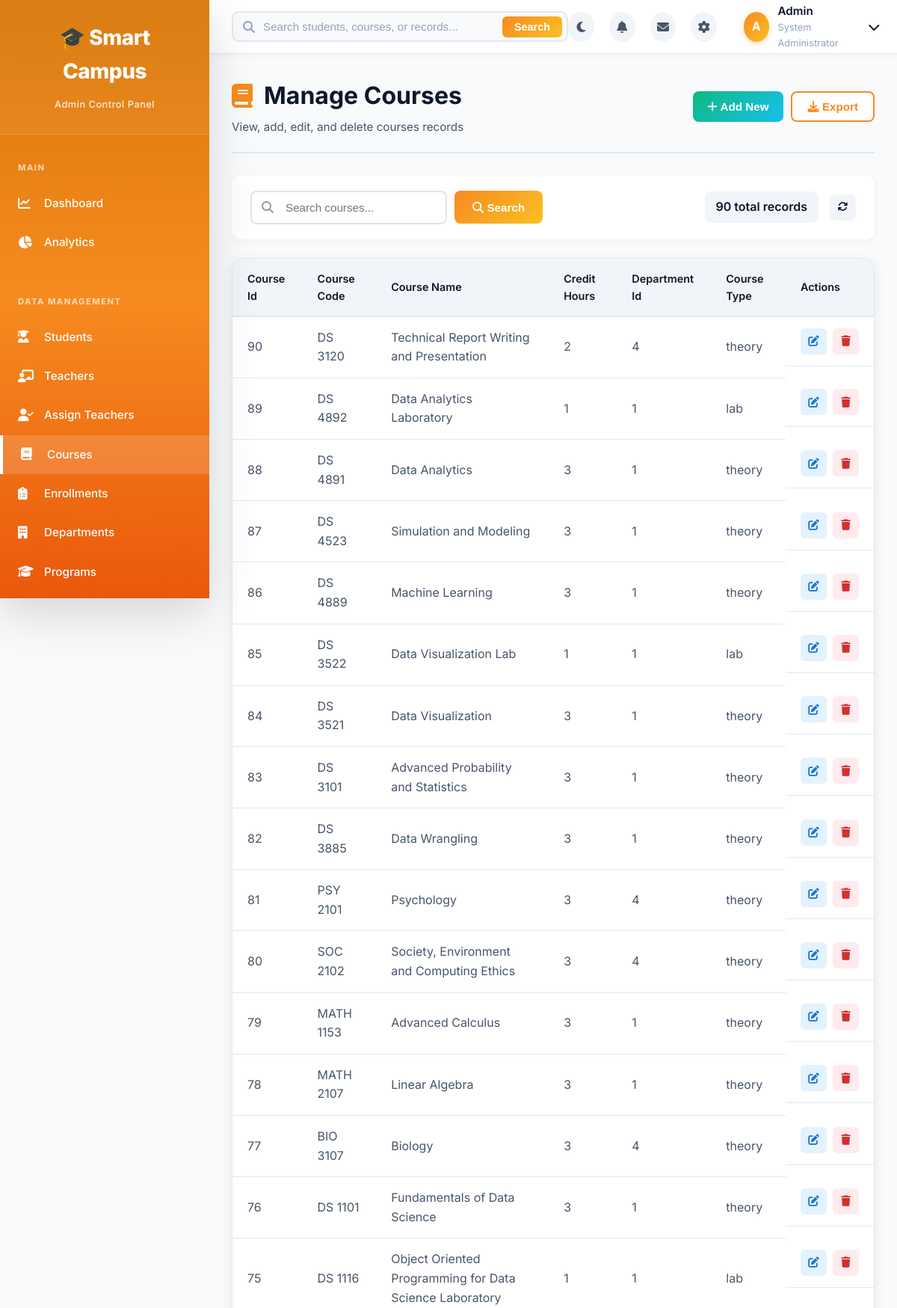
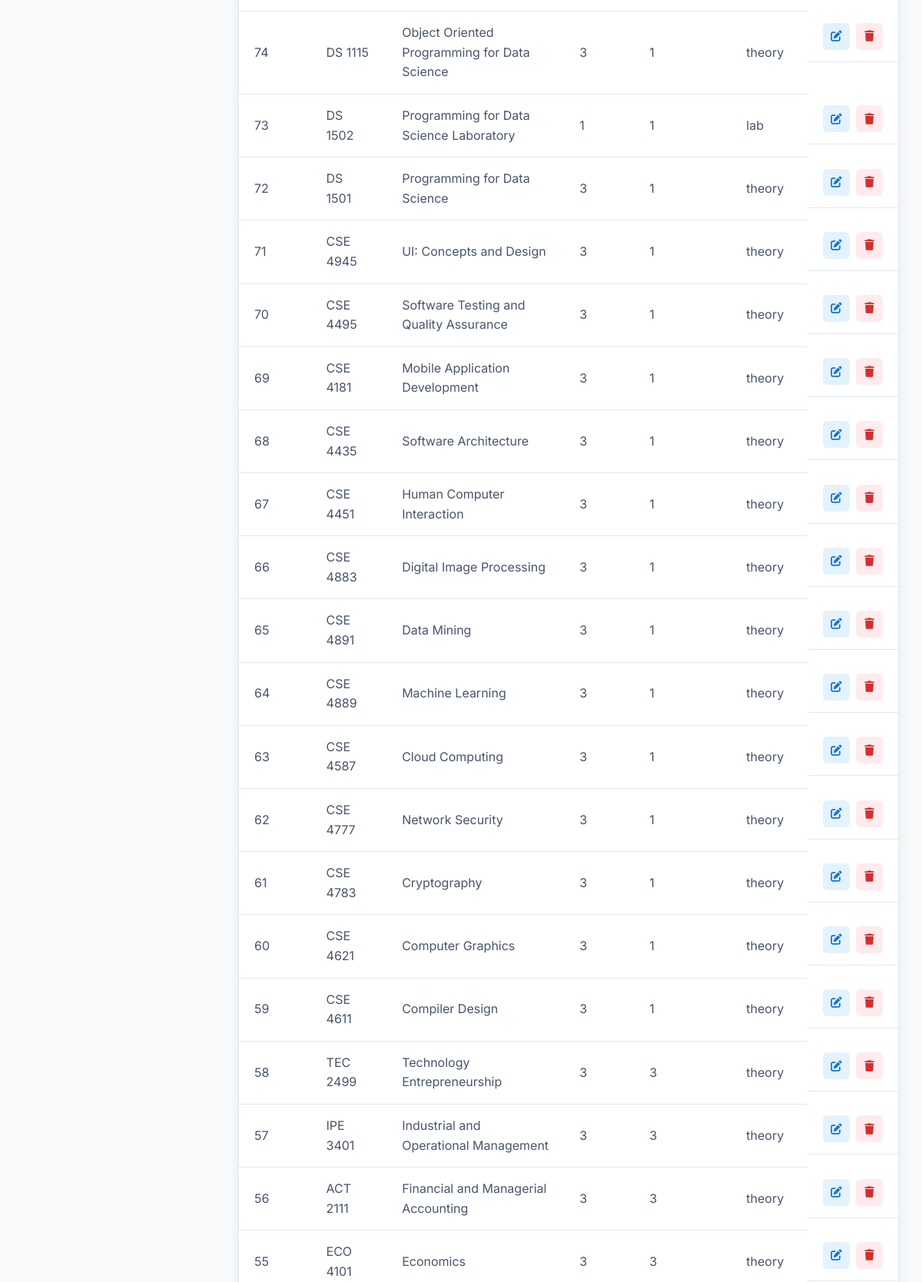
The page /admin/manage.php?table=courses (signed in, upper part) on the database its author committed (2 pictures, top to bottom).
### tables this page shows
CREATE TABLE `courses` (
  `course_id` int(11) NOT NULL,
  `course_code` varchar(20) NOT NULL,
  `course_name` varchar(200) NOT NULL,
  `credit_hours` int(11) NOT NULL,
  `department_id` int(11) NOT NULL,
  `course_type` enum('theory','lab','project') DEFAULT 'theory',
  `description` text DEFAULT NULL,
  `created_at` timestamp NOT NULL DEFAULT current_timestamp()
);

### admin/manage.php (the view, shortened to what this page needs)
<?php
require_once('../config/database.php');
$table = $_GET['table'] ?? 'students';
$config = $table_config[$table];
$search = $_GET['search'] ?? '';
$page = isset($_GET['page']) ? (int)$_GET['page'] : 1;
$per_page = 50;
$offset = ($page - 1) * $per_page;
$where_clause = '';
$count_query = "SELECT COUNT(*) as total FROM $table $where_clause";
$total_records = $conn->query($count_query)->fetch_assoc()['total'];
$query = "SELECT * FROM $table $where_clause ORDER BY {$config['primary_key']} DESC LIMIT $per_page OFFSET $offset";
$result = $conn->query($query);
?>
<!DOCTYPE html>
<html lang="en">
<head>
    <link rel="stylesheet" href="assets/css/admin-style.css">
    <link rel="stylesheet" href="assets/css/manage-style.css">
    <link rel="stylesheet" href="https://cdnjs.cloudflare.com/ajax/libs/font-awesome/6.4.0/css/all.min.css">
</head>
<body>
    <?php include 'includes/sidebar.php'; ?>
    <div class="main-content">
        <?php include 'includes/topbar.php'; ?>
        <div class="dashboard-container">
            <div class="page-header">
                <div>
                    <h1><i class="fas <?php echo $config['icon']; ?>"></i> Manage <?php echo $config['title']; ?></h1>
                    <p class="subtitle">View, add, edit, and delete <?php echo strtolower($config['title']); ?> records</p>
                </div>
                <div class="header-actions">
                    <button class="btn btn-success" onclick="window.location.href='manage.php?table=<?php echo $table; ?>&action=add';">
                        <i class="fas fa-plus"></i> Add New
                    </button>
                    <button class="btn btn-outline" onclick="exportData()">
                        <i class="fas fa-download"></i> Export
                    </button>
                </div>
            </div>
            <div class="toolbar">
                <form method="GET" action="manage.php" style="display: flex; gap: 10px; align-items: center;">
                    <div class="search-bar">
                        <i class="fas fa-search"></i>
                        <input type="text" name="search" id="searchInput" placeholder="Search <?php echo strtolower($config['title']); ?>..."
                               value="<?php echo htmlspecialchars($search); ?>">
                    </div>
                    <button type="submit" class="btn btn-primary" style="padding: 10px 24px; border-radius: 8px; white-space: nowrap; height: 44px;">
                        <i class="fas fa-search"></i> Search
                    </button>
                </form>
                <div class="toolbar-actions">
                    <?php if ($search): ?>
                        <span class="record-count" style="color: #007bff; font-weight: bold;">
                            <?php echo number_format($total_records); ?> result<?php echo $total_records != 1 ? 's' : ''; ?> found
                        </span>
                    <?php else: ?>
                        <span class="record-count"><?php echo number_format($total_records); ?> total records</span>
                    <?php endif; ?>
                    <button class="btn-icon" onclick="location.reload()" title="Refresh">
                        <i class="fas fa-sync-alt"></i>
                    </button>
                </div>
            </div>
            <div class="table-card">
                <div class="table-responsive">
                    <table class="data-table" id="dataTable">
                        <thead>
                            <tr>
                                <?php foreach ($config['display_fields'] as $field): ?>
                                    <th><?php echo ucwords(str_replace('_', ' ', $field)); ?></th>
                                <?php endforeach; ?>
                                <th class="text-center">Actions</th>
                            </tr>
                        </thead>
                        <tbody>
                            <?php if ($result && $result->num_rows > 0): ?>
                                <?php while($row = $result->fetch_assoc()): ?>
                                    <tr>
                                        <?php foreach ($config['display_fields'] as $field): ?>
                                            <td>
                                                <?php
                                                $value = $row[$field] ?? '';
                                                if ($field === 'status') {
                                                    $status_class = $value === 'active' || $value === 'enrolled' || $value === 'approved' ? 'success' :
                                                                   ($value === 'pending' ? 'warning' : 'danger');
                                                    echo "<span class='badge badge-$status_class'>" . ucfirst($value) . "</span>";
                                                } elseif ($field === 'is_current' || strpos($field, 'is_') === 0) {
                                                    echo $value ? '<span class="badge badge-success">Yes</span>' : '<span class="badge badge-secondary">No</span>';
                                                } elseif (strpos($field, 'date') !== false || strpos($field, 'time') !== false) {
                                                    echo $value ? date('M d, Y', strtotime($value)) : '-';
                                                } else {
                                                    echo htmlspecialchars($value);
                                                }
                                                ?>
                                            </td>
                                        <?php endforeach; ?>
                                        <td class="text-center action-buttons">
                                            <button class="btn-action btn-edit" onclick="window.location.href='manage.php?table=<?php echo $table; ?>&action=edit&id=<?php echo $row[$config['primary_key']]; ?>';" title="Edit">
                                                <i class="fas fa-edit"></i>
                                            </button>
                                            <button class="btn-action btn-delete" onclick="if(confirm('Are you sure you want to delete this record?')) { window.location.href='manage.php?table=<?php echo $table; ?>&action=delete&id=<?php echo $row[$config['primary_key']]; ?>'; }" title="Delete">
                                                <i class="fas fa-trash"></i>
                                            </button>
                                        </td>
                                    </tr>
                                <?php endwhile; ?>
                            <?php endif; ?>
                        </tbody>
                    </table>
                </div>
            </div>
        </div>
    </div>
</body>
</html>

### admin/assets/css/admin-style.css (style rules this page uses)
:root { --primary: #f68b1f; --primary-dark: #ea580c; --primary-light: #fbbf24; --secondary: #fbbf24; --success: #10b981; --danger: #ef4444; --warning: #f59e0b; --info: #3b82f6; --bg-primary: #f8fafc; --bg-secondary: #ffffff; --bg-tertiary: #f1f5f9; --text-primary: #0f172a; --text-secondary: #475569; --text-muted: #94a3b8; --border-color: #e2e8f0; --card-bg: #ffffff; --card-border: #e2e8f0; --dark: #0f172a; --dark-secondary: #1e293b; --light: #f1f5f9; --white: #ffffff; --sidebar-width: 280px; --topbar-height: 72px; --transition: all 0.3s cubic-bezier(0.34, 1.56, 0.64, 1); --transition-smooth: all 0.3s ease; --shadow-sm: 0 2px 8px rgba(0,0,0,0.04); --shadow-md: 0 4px 16px rgba(0,0,0,0.08); --shadow-lg: 0 10px 40px rgba(0,0,0,0.12); --shadow-xl: 0 20px 60px rgba(0,0,0,0.15); --glass-bg: rgba(255, 255, 255, 0.7); --glass-border: rgba(255, 255, 255, 0.3); }
* { margin: 0; padding: 0; box-sizing: border-box; }
body { font-family: 'Inter', -apple-system, BlinkMacSystemFont, 'Segoe UI', sans-serif; background: var(--bg-primary); color: var(--text-primary); line-height: 1.6; -webkit-font-smoothing: antialiased; -moz-osx-font-smoothing: grayscale; transition: background-color 0.3s ease, color 0.3s ease; }
.main-content { margin-left: var(--sidebar-width); margin-top: var(--topbar-height); padding: 30px; min-height: calc(100vh - var(--topbar-height)); background: var(--bg-primary); transition: background 0.3s ease; }
.dashboard-container { max-width: 1400px; margin: 0 auto; }
.page-header { display: flex; justify-content: space-between; align-items: center; margin-bottom: 30px; padding-bottom: 20px; border-bottom: 2px solid var(--border-color); }
.page-header h1 { font-size: 2em; color: var(--text-primary); display: flex; align-items: center; gap: 15px; transition: color 0.3s ease; }
.page-header h1 i { color: var(--primary); }
.subtitle { color: var(--text-secondary); font-size: 0.95em; margin-top: 5px; }
.header-actions { display: flex; gap: 10px; }
.table-card { background: var(--card-bg); border: 1px solid var(--card-border); border-radius: 16px; box-shadow: var(--shadow-md); overflow: hidden; transition: all 0.3s ease; }
.table-responsive { overflow-x: auto; }
.data-table { width: 100%; border-collapse: collapse; }
.data-table thead { background: var(--bg-tertiary); }
.data-table th { padding: 15px 20px; text-align: left; font-weight: 600; color: var(--text-primary); border-bottom: 2px solid var(--border-color); font-size: 0.9em; }
.data-table td { padding: 15px 20px; border-bottom: 1px solid var(--border-color); color: var(--text-secondary); }
.data-table tbody tr { transition: var(--transition); background: var(--card-bg); }
.text-center { text-align: center; }
.btn { display: inline-block; padding: 10px 20px; border: none; border-radius: 8px; font-size: 0.95em; font-weight: 600; cursor: pointer; transition: var(--transition); text-decoration: none; text-align: center; }
.btn-primary { background: linear-gradient(135deg, var(--primary) 0%, var(--secondary) 100%); color: white; }
.btn-outline { background: white; color: var(--primary); border: 2px solid var(--primary); }
.btn-icon { width: 35px; height: 35px; padding: 0; display: flex; align-items: center; justify-content: center; background: var(--light); color: var(--dark); border: none; border-radius: 8px; cursor: pointer; transition: var(--transition); }
.action-buttons { display: grid; grid-template-columns: repeat(auto-fit, minmax(150px, 1fr)); gap: 15px; }

### rows shown on the page
courses: course_id "90", course_code "DS 3120", course_name "Technical Report Writing and Presentation", credit_hours "2", department "4", course_type "theory"
courses: course_id "89", course_code "DS 4892", course_name "Data Analytics Laboratory", credit_hours "1", department "1", course_type "lab"
courses: course_id "88", course_code "DS 4891", course_name "Data Analytics", credit_hours "3", department "1", course_type "theory"
courses: course_id "87", course_code "DS 4523", course_name "Simulation and Modeling", credit_hours "3", department "1", course_type "theory"
courses: course_id "86", course_code "DS 4889", course_name "Machine Learning", credit_hours "3", department "1", course_type "theory"
courses: course_id "85", course_code "DS 3522", course_name "Data Visualization Lab", credit_hours "1", department "1", course_type "lab"
courses: course_id "84", course_code "DS 3521", course_name "Data Visualization", credit_hours "3", department "1", course_type "theory"
courses: course_id "83", course_code "DS 3101", course_name "Advanced Probability and Statistics", credit_hours "3", department "1", course_type "theory"
courses: course_id "82", course_code "DS 3885", course_name "Data Wrangling", credit_hours "3", department "1", course_type "theory"
courses: course_id "81", course_code "PSY 2101", course_name "Psychology", credit_hours "3", department "4", course_type "theory"
courses: course_id "80", course_code "SOC 2102", course_name "Society, Environment and Computing Ethics", credit_hours "3", department "4", course_type "theory"
courses: course_id "79", course_code "MATH 1153", course_name "Advanced Calculus", credit_hours "3", department "1", course_type "theory"
courses: course_id "78", course_code "MATH 2107", course_name "Linear Algebra", credit_hours "3", department "1", course_type "theory"
courses: course_id "77", course_code "BIO 3107", course_name "Biology", credit_hours "3", department "4", course_type "theory"
courses: course_id "76", course_code "DS 1101", course_name "Fundamentals of Data Science", credit_hours "3", department "1", course_type "theory"
courses: course_id "75", course_code "DS 1116", course_name "Object Oriented Programming for Data Science Laboratory", credit_hours "1", department "1", course_type "lab"
courses: course_id "74", course_code "DS 1115", course_name "Object Oriented Programming for Data Science", credit_hours "3", department "1", course_type "theory"
courses: course_id "73", course_code "DS 1502", course_name "Programming for Data Science Laboratory", credit_hours "1", department "1", course_type "lab"
courses: course_id "72", course_code "DS 1501", course_name "Programming for Data Science", credit_hours "3", department "1", course_type "theory"
courses: course_id "71", course_code "CSE 4945", course_name "UI: Concepts and Design", credit_hours "3", department "1", course_type "theory"
courses: course_id "70", course_code "CSE 4495", course_name "Software Testing and Quality Assurance", credit_hours "3", department "1", course_type "theory"
courses: course_id "69", course_code "CSE 4181", course_name "Mobile Application Development", credit_hours "3", department "1", course_type "theory"
courses: course_id "68", course_code "CSE 4435", course_name "Software Architecture", credit_hours "3", department "1", course_type "theory"
courses: course_id "67", course_code "CSE 4451", course_name "Human Computer Interaction", credit_hours "3", department "1", course_type "theory"
courses: course_id "66", course_code "CSE 4883", course_name "Digital Image Processing", credit_hours "3", department "1", course_type "theory"
courses: course_id "65", course_code "CSE 4891", course_name "Data Mining", credit_hours "3", department "1", course_type "theory"
courses: course_id "64", course_code "CSE 4889", course_name "Machine Learning", credit_hours "3", department "1", course_type "theory"
courses: course_id "63", course_code "CSE 4587", course_name "Cloud Computing", credit_hours "3", department "1", course_type "theory"
courses: course_id "62", course_code "CSE 4777", course_name "Network Security", credit_hours "3", department "1", course_type "theory"
courses: course_id "61", course_code "CSE 4783", course_name "Cryptography", credit_hours "3", department "1", course_type "theory"
courses: course_id "60", course_code "CSE 4621", course_name "Computer Graphics", credit_hours "3", department "1", course_type "theory"
courses: course_id "59", course_code "CSE 4611", course_name "Compiler Design", credit_hours "3", department "1", course_type "theory"
courses: course_id "58", course_code "TEC 2499", course_name "Technology Entrepreneurship", credit_hours "3", department "3", course_type "theory"
courses: course_id "57", course_code "IPE 3401", course_name "Industrial and Operational Management", credit_hours "3", department "3", course_type "theory"
courses: course_id "56", course_code "ACT 2111", course_name "Financial and Managerial Accounting", credit_hours "3", department "3", course_type "theory"
courses: course_id "55", course_code "ECO 4101", course_name "Economics", credit_hours "3", department "3", course_type "theory"

### other values the page prints
$config['title'] "Courses"
$config['title'] "courses"
$total_records "90"
str_replace('_', ' ', $field) "Course Id"
str_replace('_', ' ', $field) "Course Code"
str_replace('_', ' ', $field) "Course Name"
str_replace('_', ' ', $field) "Credit Hours"
str_replace('_', ' ', $field) "Department Id"
str_replace('_', ' ', $field) "Course Type"
